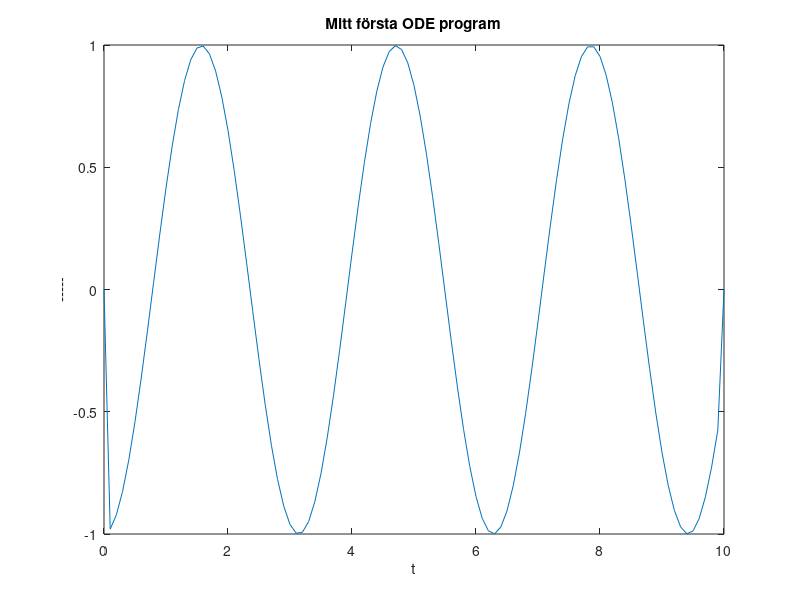

The MATLAB script that drew this image:
a = 0;
g = 0;
f = 1;
% INPUT TO THE PROGRAM
k = 0.1;
b = -1;
T = 10;

t = 0:k:T;
y = zeros(1, length(t)); % Column vector
E = zeros(1, length(t));
y(1) = f; % Initial value
y(2) = (1 + k^2/2*b) * f;

for i=2:(length(t)-1)
    y(i+1) = -y(i-1) + 2*(1+b*k^2/2)*y(i);
    E(i) = ((y(i+1)-y(i-1))/(2*k))^2 - (b*y(i))^2;
end

% Plotta numeriska energi som funktion av tiden

figure(2)
plot(t,E)
xlabel('t')
ylabel('-----');
title('Mitt första ODE program');